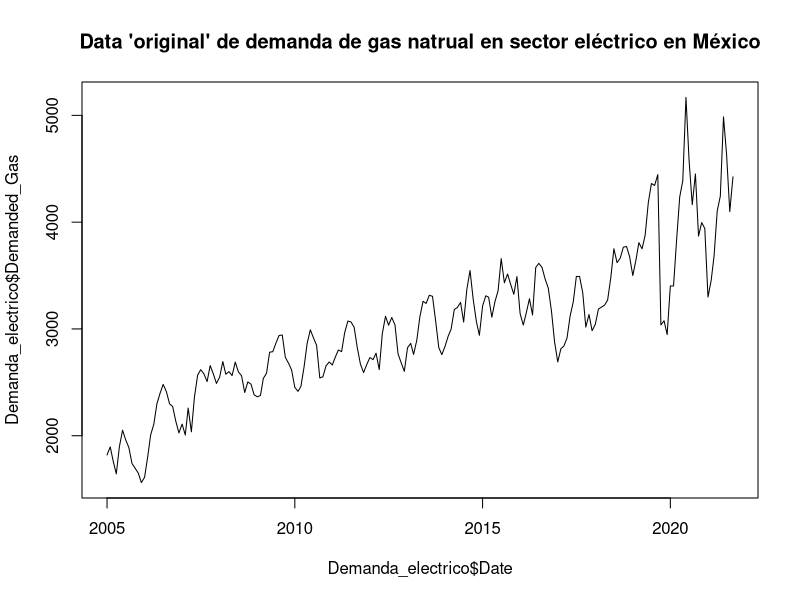
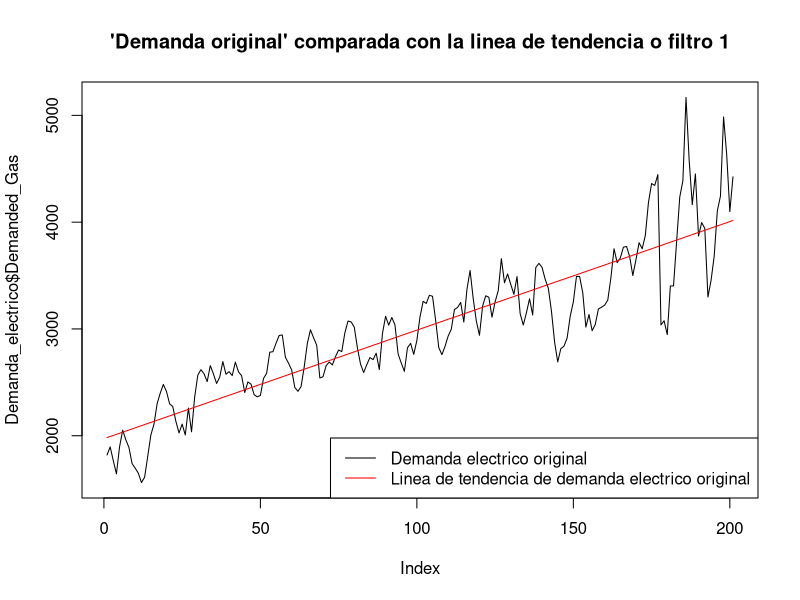
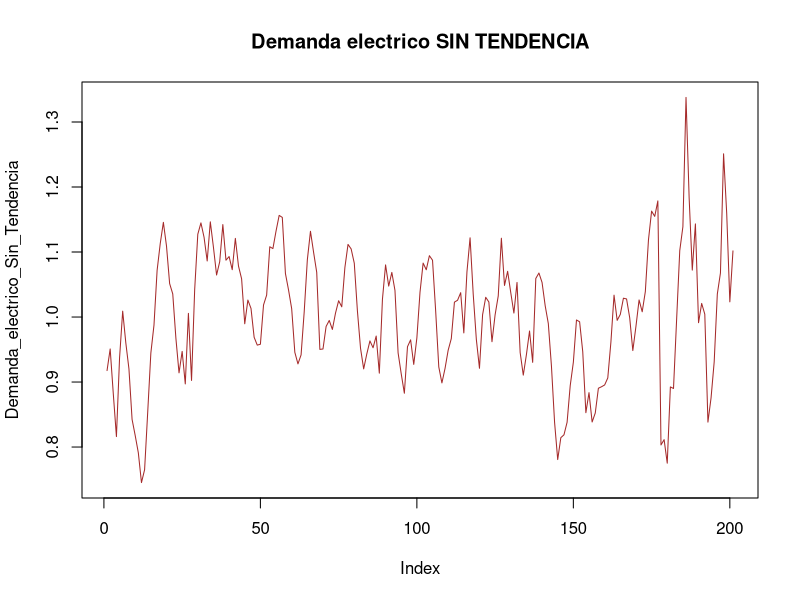
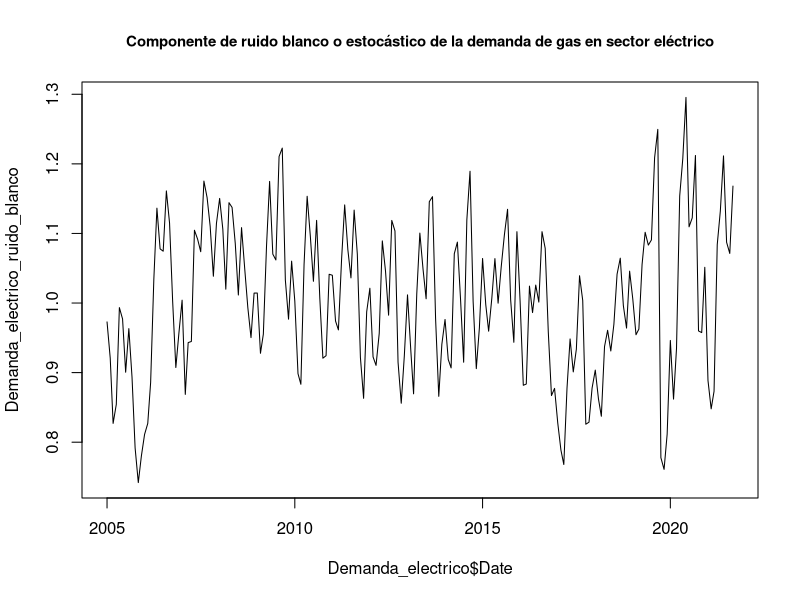
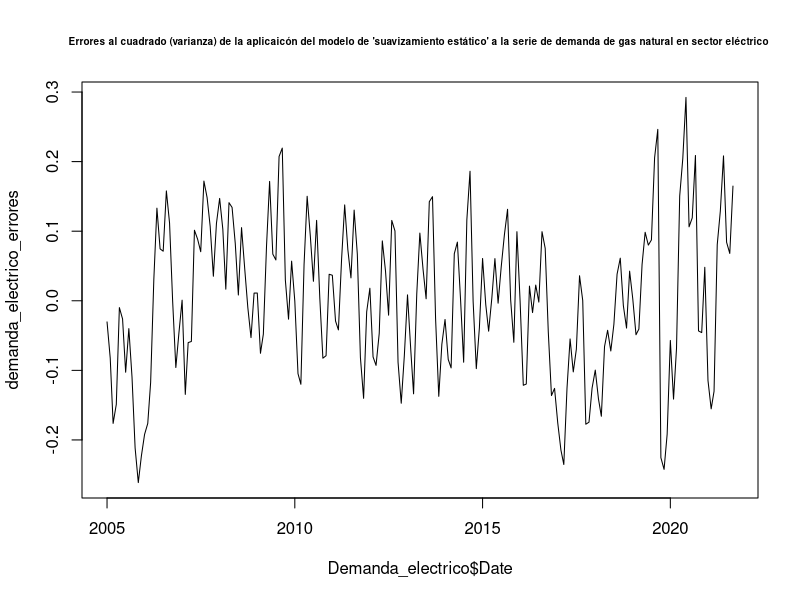
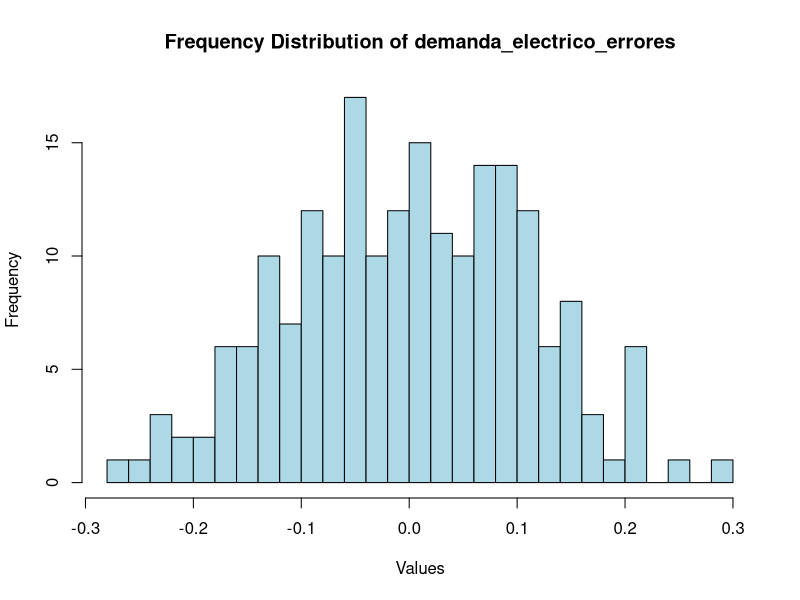
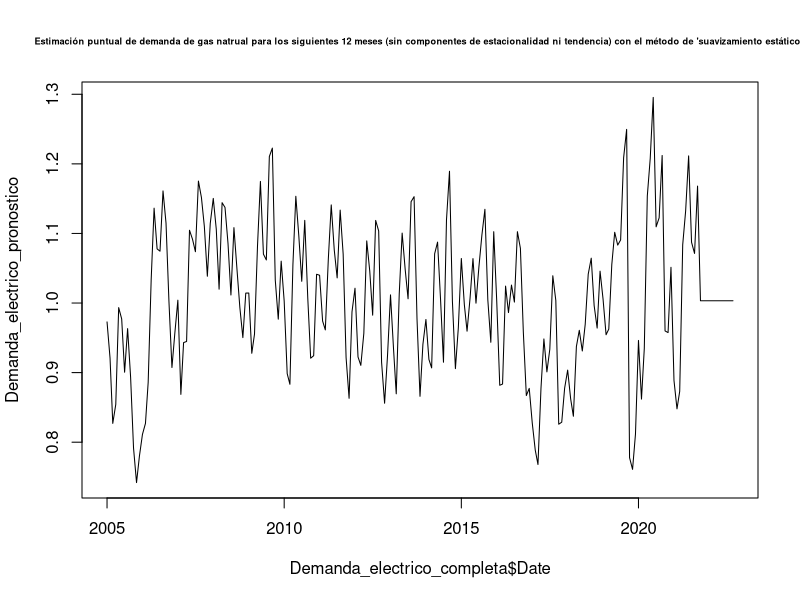
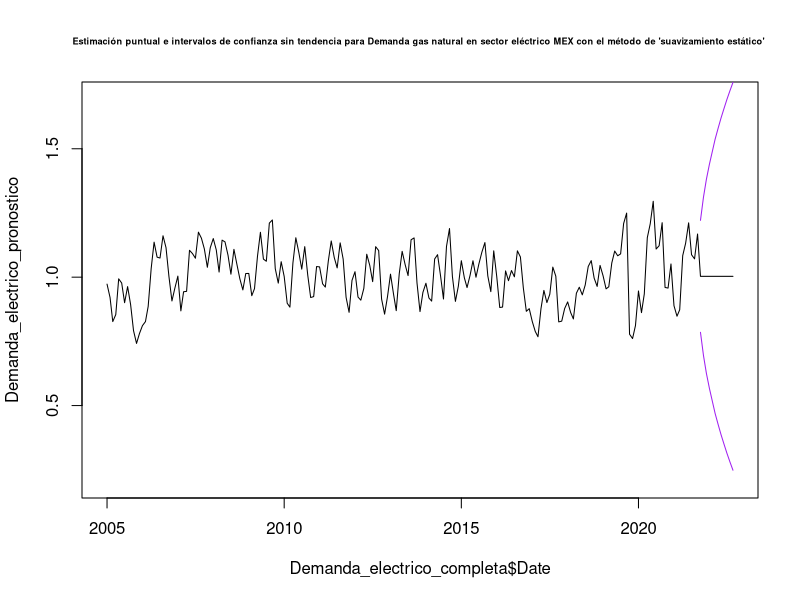

These figures' R source, in order:
## ---- chunk 1
knitr::opts_chunk$set(echo = TRUE)
## ---- chunk 2
library("readxl")
Demanda_electrico <-read_excel("Demanda_electrico_2022_full1_pp.xlsx")
## ---- chunk 3
head(Demanda_electrico)
summary(Demanda_electrico)
typeof(Demanda_electrico)
dim(Demanda_electrico)
## ---- chunk 4
plot(Demanda_electrico$Date, Demanda_electrico$Demanded_Gas, type = "l", main="Data 'original' de demanda de gas natrual en sector eléctrico en México")
## ---- chunk 5

Electrico_Demanded_gas_line<-lm(Demanded_Gas~Date, data=Demanda_electrico)

Electrico_Demanded_gas_line


## ---- chunk 6
Electrico_Demanded_gas_line_aplicada <- predict(Electrico_Demanded_gas_line, newdata = data.frame(Date = Demanda_electrico$Date))

head(Electrico_Demanded_gas_line_aplicada)

## ---- chunk 7

plot(Demanda_electrico$Demanded_Gas, type = "l", main = "'Demanda original' comparada con la linea de tendencia o filtro 1")

lines(Electrico_Demanded_gas_line_aplicada, col = "red")


legend("bottomright", legend = c("Demanda electrico original", "Linea de tendencia de demanda electrico original"), 
       col = c("black", "red"), lty = 1)


## ---- chunk 8
Demanda_electrico_Sin_Tendencia<-Demanda_electrico$Demanded_Gas/Electrico_Demanded_gas_line_aplicada

plot(Demanda_electrico_Sin_Tendencia, type="l", main="Demanda electrico SIN TENDENCIA", col='brown')
head(Demanda_electrico_Sin_Tendencia)
## ---- chunk 9
# Generate indices for T1, T2, T3, and T4
# Define the indices for each subset
T1_indices <- c(seq(1, 3), seq(13, 15), seq(25, 27), seq(37, 39), seq(49, 51), seq(61, 63), seq(73, 75), seq(85, 87), seq(97, 99), seq(109, 111), seq(121, 123), seq(133, 135), seq(145, 147), seq(157, 159), seq(169, 171), seq(181, 183), seq(193, 195))


T2_indices <- c(seq(4, 6), seq(16, 18), seq(28, 30), seq(40, 42), seq(52, 54), seq(64, 66), seq(76, 78), seq(88, 90), seq(100, 102), seq(112, 114), seq(124, 126), seq(136, 138), seq(148, 150), seq(160, 162), seq(172, 174), seq(184, 186), seq(196, 198))

T3_indices <- c(seq(7, 9), seq(19, 21), seq(31, 33), seq(43, 45), seq(55, 57), seq(67, 69), seq(79, 81), seq(91, 93), seq(103, 105), seq(115, 117), seq(127, 129), seq(139, 141), seq(151, 153), seq(163, 165), seq(175, 177), seq(187, 189), seq(199, 201))

T4_indices <- c(seq(10, 12), seq(22, 24), seq(34, 36), seq(46, 48), seq(58, 60), seq(70, 72), seq(82, 84), seq(94, 96), seq(106, 108), seq(118, 120), seq(130, 132), seq(142, 144), seq(154, 156), seq(166, 168), seq(178, 180), seq(190, 192), seq(202, 204))


# Create the subsets
T1 <- Demanda_electrico_Sin_Tendencia[T1_indices]
head(T1)
T2 <- Demanda_electrico_Sin_Tendencia[T2_indices]
head(T2)
T3 <- Demanda_electrico_Sin_Tendencia[T3_indices]
head(T3)
T4 <- Demanda_electrico_Sin_Tendencia[T4_indices]
head(T4)



## ---- chunk 10

FE1_electrico<-mean(T1)/mean(Demanda_electrico_Sin_Tendencia)
FE1_electrico

FE2_electrico<-mean(T2)/mean(Demanda_electrico_Sin_Tendencia)
FE2_electrico

FE3_electrico<-mean(T3)/mean(Demanda_electrico_Sin_Tendencia)
FE3_electrico

FE4_electrico<-mean(T4, na.rm = TRUE)/mean(Demanda_electrico_Sin_Tendencia)
FE4_electrico
## ---- chunk 11
FE1_electrico
## ---- chunk 12
FE4_electrico
## ---- chunk 13
FE2_electrico
## ---- chunk 14
FE3_electrico
FE4_electrico
## ---- chunk 15

Demanda_electrico_ruido_blanco<-Demanda_electrico_Sin_Tendencia/c(FE1_electrico, FE2_electrico, FE3_electrico, FE4_electrico)

head(Demanda_electrico_ruido_blanco)


plot(Demanda_electrico$Date, Demanda_electrico_ruido_blanco, type="l", 
     main="Componente de ruido blanco o estocástico de la demanda de gas en sector eléctrico",
     cex.main=0.9)

## ---- chunk 16

## Se calculan los errores como Errores= Componente estocástico o ruido blanco - Media del componente estocástico o ruido blanco
demanda_electrico_errores <-Demanda_electrico_ruido_blanco-mean(Demanda_electrico_ruido_blanco)

plot(Demanda_electrico$Date, demanda_electrico_errores, type="l", main="Errores al cuadrado (varianza) de la aplicaicón del modelo de 'suavizamiento estático' a la serie de demanda de gas natural en sector eléctrico ", cex.main=0.6)

## ---- chunk 17


mean(demanda_electrico_errores)
## ---- chunk 18
## Se calcula la varianza
var(demanda_electrico_errores)

## Se calcula la desviación estandar 
sd_est_demanda_electrico <-sd(demanda_electrico_errores)
## ---- chunk 19
hist(demanda_electrico_errores, breaks = 20, col = "lightblue", main = "Frequency Distribution of demanda_electrico_errores", xlab = "Values", ylab = "Frequency")

## ---- chunk 20

Demanda_electrico_completa <-read_excel("Demanda_electrico_2022_full1.xlsx")
head(Demanda_electrico_completa)
tail(Demanda_electrico_completa)
## ---- chunk 21

Demanda_electrico_pronostico<-c(Demanda_electrico_ruido_blanco, rep(mean(Demanda_electrico_ruido_blanco), 12))

plot(Demanda_electrico_completa$Date,Demanda_electrico_pronostico, type="l", main = "Estimación puntual de demanda de gas natrual para los siguientes 12 meses (sin componentes de estacionalidad ni tendencia) con el método de 'suavizamiento estático' ", cex.main=0.55)

## ---- chunk 22
mean(Demanda_electrico_ruido_blanco)
## ---- chunk 23
LI_demanda_electrico<-Demanda_electrico_pronostico[202:213]-2*sd_est_demanda_electrico*c(1:12)^.5
LS_demanda_electrico<-Demanda_electrico_pronostico[202:213]+2*sd_est_demanda_electrico*c(1:12)^.5

## Tambien se debe "crear la linea para nuestros limites" teniendo NA en los valores de datos historicos, así como los 12 valores de limites previamente calculados

LI_demanda_electrico_lineaA<-c(rep(NA, times=201), LI_demanda_electrico)
head(LI_demanda_electrico_lineaA)
tail(LI_demanda_electrico_lineaA)

LS_demanda_electrico_lineaA<-c(rep(NA, times=201), LS_demanda_electrico)
head(LS_demanda_electrico_lineaA)
tail(LS_demanda_electrico_lineaA)

## ---- chunk 24


plot(Demanda_electrico_completa$Date,Demanda_electrico_pronostico, type="l", main = "Estimación puntual e intervalos de confianza sin tendencia para Demanda gas natural en sector eléctrico MEX con el método de 'suavizamiento estático' ", cex.main=0.55, ylim=c(0.2,1.7))


#lines(Demanda_electrico_pronostico, col="Red")
lines(Demanda_electrico_completa$Date, LI_demanda_electrico_lineaA, col="Purple")
lines(Demanda_electrico_completa$Date, LS_demanda_electrico_lineaA, col="Purple")
## ---- chunk 25

# Devolver estacionalidada

Demanda_electrico_pronostico_cest<-Demanda_electrico_pronostico*c(FE1_electrico, FE2_electrico,FE3_electrico, FE4_electrico)
head(Demanda_electrico_pronostico_cest)
tail(Demanda_electrico_pronostico_cest)


LI_demanda_electrico_cest<-LI_demanda_electrico_lineaA*c(FE1_electrico, FE2_electrico,FE3_electrico, FE4_electrico)
head(LI_demanda_electrico_cest)
tail(LI_demanda_electrico_cest)




LS_demanda_electrico_cest<-LS_demanda_electrico_lineaA*c(FE1_electrico, FE2_electrico,FE3_electrico, FE4_electrico)
head(LS_demanda_electrico_cest)
tail(LS_demanda_electrico_cest)


plot(Demanda_electrico_completa$Date, Demanda_electrico_pronostico_cest, type="l", main="Demanda electrico estimaciones puntuales ajustada con componente de estacionalidad (con método estático) ", cex.main= 0.75)
lines(LI_demanda_electrico_cest, col="violet")
lines(LS_demanda_electrico_cest, col="violet")
## ---- chunk 26
# Repeat seasonal factors
n <- length(Demanda_electrico_pronostico)
repeated_FE <- rep(c(FE1_electrico, FE2_electrico, FE3_electrico, FE4_electrico), length.out = n)

# Compute components with seasonal factor
Demanda_electrico_pronostico_cest <- Demanda_electrico_pronostico * repeated_FE
LI_demanda_electrico_cest <- LI_demanda_electrico_lineaA * repeated_FE
tail(LI_demanda_electrico_cest)

LS_demanda_electrico_cest <- LS_demanda_electrico_lineaA * repeated_FE
tail(LS_demanda_electrico_cest)



# Plot with confidence intervals
plot(Demanda_electrico_pronostico_cest, 
     type="l", main="Demanda electrico estimación puntual e intervalos de confianza ajustada con componente de estacionalidad (con método estático)", 
     cex.main=0.65, ylim=c(0.4,1.8))
lines(LI_demanda_electrico_cest, col="violet")
lines(LS_demanda_electrico_cest, col="violet")

## ---- chunk 27
# create a new data set with 12 additional months
extended_dates_electrico <- seq(as.Date("2005-01-01"), as.Date("2022-09-01"), by = "month")

# create a data frame with 225 rows
extended_demanda_electrico <- data.frame(Date = extended_dates_electrico, 
                                         Demanded_Gas = rep(NA, length(extended_dates_electrico)))

# assign values to a subset of Demanded_Gas that corresponds to the length of Demanda_electrico$Demanded_Gas
extended_demanda_electrico$Demanded_Gas[1:length(Demanda_electrico$Demanded_Gas)] <- Demanda_electrico$Demanded_Gas


extended_demanda_electrico$Date <- as.POSIXct(as.character(extended_demanda_electrico$Date), format = "%Y-%m-%d")

head(extended_demanda_electrico)
tail(extended_demanda_electrico)


## ---- chunk 28
Electrico_Demanded_gas_line_aplicada2 <- predict(Electrico_Demanded_gas_line, newdata = data.frame(Date = extended_demanda_electrico$Date))

head(Electrico_Demanded_gas_line_aplicada2)
tail(Electrico_Demanded_gas_line_aplicada2)
## ---- chunk 29



Demanda_electrico_pronostico_ajustado<-Demanda_electrico_pronostico_cest*Electrico_Demanded_gas_line_aplicada2

LI_demanda_electrico_ajustado<-LI_demanda_electrico_cest*Electrico_Demanded_gas_line_aplicada2
LS_demanda_electrico_ajustado<-LS_demanda_electrico_cest*Electrico_Demanded_gas_line_aplicada2


plot(Demanda_electrico_completa$Date, Demanda_electrico_pronostico_ajustado, type="l", ylim=c(0, max(LS_demanda_electrico_ajustado, na.rm = TRUE)),  main="Demanda electrico estimación puntual e intervalos de condianza  ajustada con componentes de estacionalidad y de trend (con método estático) vs Demanda real", 
     cex.main=0.5, col="blue")
lines(Demanda_electrico_completa$Date,LI_demanda_electrico_ajustado, col="violet")
lines(Demanda_electrico_completa$Date, LS_demanda_electrico_ajustado, col="violet")
lines(Demanda_electrico_completa$Date, Demanda_electrico_completa$Demanded_Gas, col="black")


legend("bottomright", legend = c("Demanda electrico original", "Pronóstico calculado con método estático"), 
       col = c("black", "blue"), lty = 1)

## ---- chunk 30
# Create a data frame with the predicted values and intervals
df_demanda_electrico_pronostico <- data.frame(Demanded_Gas_original = c(Demanda_electrico_completa$Demanded_Gas), 
                                              Demanda_electrico_pronostico_ajustado = Demanda_electrico_pronostico_ajustado, 
                                              LI_demanda_electrico_ajustado = LI_demanda_electrico_ajustado, 
                                              LS_demanda_electrico_ajustado = LS_demanda_electrico_ajustado)

# View the resulting data frame
View(df_demanda_electrico_pronostico)

tail(df_demanda_electrico_pronostico)

## ---- chunk 31

##Primero formemos un vector con los valores reales 
Demanda_electrico_completa_reales12 <- Demanda_electrico_completa$Demanded_Gas[202:213]
Demanda_electrico_completa_reales12

## Despues formemos un vector con únicamente los valores pronósticados 
Demanda_electrico_E_forecast12 <- Demanda_electrico_pronostico_ajustado[202:213]
Demanda_electrico_E_forecast12

##Calculemos el MAPE entre estos dos vectores 

# First, calculate the absolute percentage error (APE) for each element in the vectors
APE_electrico_estatico <- abs((Demanda_electrico_completa_reales12 - Demanda_electrico_E_forecast12) / Demanda_electrico_completa_reales12)

# Calculate the mean APE across all elements in the vectors
MAPE_electrico_estatico <- mean(APE_electrico_estatico) * 100

# Print the MAPE value
cat("El error tipo MAPE  para el forecast calculado con el método de 'suavizamiento estático'de la serie de demanda de gas natural en el sector eléctrico es:", MAPE_electrico_estatico, "%")


## ---- chunk 32
Demanda_electrico_ts <-ts(Demanda_electrico$Demanded_Gas, frequency =12, start =c(2005,1))
head(Demanda_electrico_ts)
tail(Demanda_electrico_ts)
## ---- chunk 33
plot(Demanda_electrico_ts, main="Demanda electrico train data en tipo time series (Valores de Enero de 2005 a Agosto de 2021)", cex.main=0.8)
## ---- chunk 34
Demanda_electrico_ts_hw1 <-HoltWinters(Demanda_electrico_ts, seasonal = 'multiplicative')
Demanda_electrico_ts_hw1
## ---- chunk 35
Demanda_electrico_ts_decompose <-decompose(Demanda_electrico_ts)
Demanda_electrico_ts_decompose 
## ---- chunk 36
plot(Demanda_electrico_ts_decompose) 
## ---- chunk 37
Demanda_electrico_ts_decompose$seasonal
## ---- chunk 38
Demanda_electrico_ts_sin_seasonality <-Demanda_electrico_ts - Demanda_electrico_ts_decompose$seasonal
Demanda_electrico_ts_sin_seasonality
## ---- chunk 39
plot(Demanda_electrico_ts_sin_seasonality)
## ---- chunk 40
Demanda_electrico_ts_hw1$alpha
## ---- chunk 41
Demanda_electrico_ts_hw1$beta
## ---- chunk 42
Demanda_electrico_ts_hw1$gamma
## ---- chunk 43
plot(Demanda_electrico_ts_hw1, main="Aplicaicón del método de Holt Winters a Demanda electrico train data")
## ---- chunk 44

# Load the forecast package
library(forecast)
## ---- chunk 45
Demanda_electrico_ts_hw1_fc <- forecast(Demanda_electrico_ts_hw1, h=12, level=0.95)
Demanda_electrico_ts_hw1_fc
## ---- chunk 46
plot(Demanda_electrico_ts_hw1_fc, main="Forecast de Demanda_electrico usando el Método de Holt Winters")
## ---- chunk 47
Demanda_electrico_ts_hw1$SSE
## ---- chunk 48


## Formemos un vector con únicamente los valores pronósticados 
Demanda_electrico_HW_forecast12 <- Demanda_electrico_ts_hw1_fc$mean
Demanda_electrico_HW_forecast12



## ---- chunk 49

##Calculemos el MAPE entre estos dos vectores 

# First, calculate the absolute percentage error (APE) for each element in the vectors
APE_electrico_HW <- abs((Demanda_electrico_completa_reales12 - Demanda_electrico_HW_forecast12) / Demanda_electrico_completa_reales12)

# Calculate the mean APE across all elements in the vectors
MAPE_electrico_HW <- mean(APE_electrico_HW) * 100

# Print the MAPE value
cat("MAPE error para el forecast calculado con el método de 'HoltWinters'es:", MAPE_electrico_HW, "%")
## ---- chunk 50
Demanda_electrico_ts_hw1$SSE
## ---- chunk 51
sse_Demanda_electrico_hw <- ((Demanda_electrico_ts_hw1$SSE)/(length(Demanda_electrico_ts)))^0.5
sse_Demanda_electrico_hw
## ---- chunk 52
SSE_demanda_electrico_E <- sum(demanda_electrico_errores^2)
SSE_demanda_electrico_E
## ---- chunk 53
cat("MAPE error para el forecast calculado con el método de 'suavizamiento estático'es:", MAPE_electrico_estatico, "%")

  
cat("MAPE error para el forecast calculado con el método de 'HoltWinters'es:", MAPE_electrico_HW, "%")
## ---- chunk 54
LI_demanda_electrico_ajustado[202:213]

LS_demanda_electrico_ajustado[202:213]

intervalos_metodo_E<- data.frame(LI_demanda_electrico_ajustado =LI_demanda_electrico_ajustado[202:213], LS_demanda_electrico_ajustado= LS_demanda_electrico_ajustado[202:213])

intervalos_metodo_E

## ---- chunk 55
Demanda_electrico_ts_hw1_fc
## ---- chunk 56
Demanda_electrico_ts_hw1 <-HoltWinters(Demanda_electrico_ts, seasonal = 'multiplicative')
Demanda_electrico_ts_hw1
